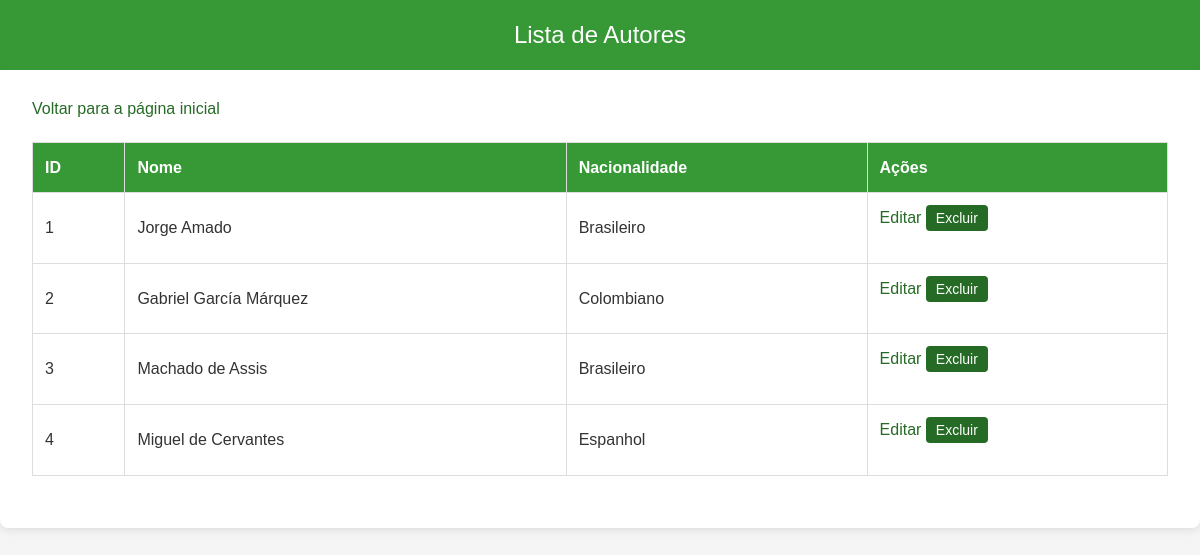
/biblioteca/View/listar_autores.php, run on the app's committed database.
### tables this page shows
CREATE TABLE autor (
    id INT AUTO_INCREMENT PRIMARY KEY,
    nome VARCHAR(255) NOT NULL,
    nacionalidade VARCHAR(100) NOT NULL
);

### biblioteca/Repository/AutorRepository.php (called while the page is built, shortened)
<?php
include_once '../Model/Autor.php';
class AutorRepository {
    private $db;
    public function __construct() {
        $this->db = new Database();
    }
    public function findAll() {
        $conn = $this->db->getConnection();
        $sql = "SELECT id, nome, nacionalidade FROM autor";
        $result = $conn->query($sql);
        $autores = [];
        while ($row = $result->fetch_assoc()) {
            $autores[] = new Autor($row['id'], $row['nome'], $row['nacionalidade']);
        }
        return $autores;
    }
}
?>

### biblioteca/Controller/AutorController.php (called while the page is built, shortened)
<?php
include_once '../Model/Autor.php';
include_once '../Repository/AutorRepository.php';
class AutorController {
    private $repository;
    public function __construct() {
        $this->repository = new AutorRepository();
    }
    public function listarAutores() {
        return $this->repository->findAll();
    }
}
?>

### biblioteca/Model/Autor.php (called while the page is built, shortened)
<?php
class Autor {
    private $id;
    private $nome;
    private $nacionalidade;
    public function __construct($id, $nome, $nacionalidade) {
        $this->id = $id;
        $this->nome = $nome;
        $this->nacionalidade = $nacionalidade;
    }
    public function getId() {
        return $this->id;
    }
    public function getNome() {
        return $this->nome;
    }
    public function getNacionalidade() {
        return $this->nacionalidade;
    }
}
?>

### biblioteca/View/listar_autores.php (the view, shortened to what this page needs)
<?php
include_once '../Controller/AutorController.php';
$controller = new AutorController();
$autores = $controller->listarAutores();
?>
<!DOCTYPE html>
<html lang="pt-br">
<head>
</head>
<body>
    <div class="navbar">Lista de Autores</div>
    <div class="container">
        <a href="index.php">Voltar para a página inicial</a>
        <table>
            <tr>
                <th>ID</th>
                <th>Nome</th>
                <th>Nacionalidade</th>
                <th>Ações</th>
            </tr>
            <?php
            if (!empty($autores)) {
                foreach ($autores as $autor) {
                    echo "<tr>
                        <td>" . $autor->getId() . "</td>
                        <td>" . $autor->getNome() . "</td>
                        <td>" . $autor->getNacionalidade() . "</td>
                        <td>
                            <a href='editar_autor.php?id=" . $autor->getId() . "'>Editar</a>
                            <button onclick='confirmarExclusao(" . $autor->getId() . ")'>Excluir</button>
                        </td>
                    </tr>";
                }
            } else {
                echo "<tr><td colspan='4'>Nenhum autor encontrado</td></tr>";
            }
            ?>
        </table>
    </div>
</body>
</html>

### biblioteca/View/listar_autores.php (style rules this page uses)
* { margin: 0; padding: 0; box-sizing: border-box; }
body { font-family: 'Arial', sans-serif; background-color: #f5f5f5; color: #333; line-height: 1.6; margin: 0; padding: 0; }
.navbar { background-color: #379936; color: white; width: 100%; padding: 1rem; text-align: center; font-size: 1.5rem; position: fixed; top: 0; left: 0; z-index: 1000; }
.container { margin: 4rem auto; max-width: 1200px; padding: 2rem; background-color: white; border-radius: 8px; box-shadow: 0 2px 8px rgba(0, 0, 0, 0.1); }
a { display: inline-block; margin-bottom: 20px; font-size: 16px; color: #266b25; text-decoration: none; }
table { width: 100%; border-collapse: collapse; margin-bottom: 20px; }
th, td { border: 1px solid #ddd; padding: 12px; text-align: left; }
th { background-color: #379936; color: white; }
td { background-color: #fff; }
button { background-color: #266b25; color: white; border: none; padding: 5px 10px; cursor: pointer; border-radius: 4px; font-size: 14px; }

### data on the page
autor: id "1", nome "Jorge Amado", nacionalidade "Brasileiro"
autor: id "2", nome "Gabriel García Márquez", nacionalidade "Colombiano"
autor: id "3", nome "Machado de Assis", nacionalidade "Brasileiro"
autor: id "4", nome "Miguel de Cervantes", nacionalidade "Espanhol"
